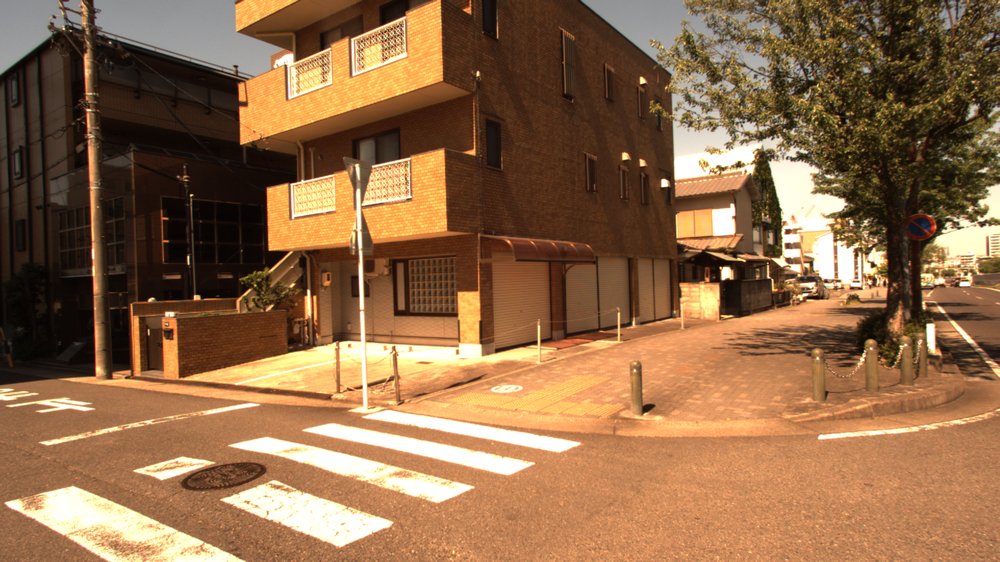
#> input picture vmml/vision_core/src/_retinexpy/data/8972.png, 1000 x 562 px, shrunk from 1920 x 1080 before the run; its folder holds only this picture in this run
$ python run.py
#> lines starting #> are read from the running program, lines starting #| are printed output that depends on the picture
### vmml/vision_core/src/_retinexpy/retinex.py
import numpy as np
import cv2

def singleScaleRetinex(img, sigma):

    retinex = np.log10(img) - np.log10(cv2.GaussianBlur(img, (0, 0), sigma))

    return retinex

def multiScaleRetinex(img, sigma_list):

    retinex = np.zeros_like(img)
    for sigma in sigma_list:
        retinex += singleScaleRetinex(img, sigma)

    retinex = retinex / len(sigma_list)

    return retinex

# [7 lines left out: function colorRestoration, not called in this run]

def simplestColorBalance(img, low_clip, high_clip):
# [14 lines of commented-out code are left out]

    total = img.shape[0] * img.shape[1]
    for i in range(img.shape[2]):
        unique, counts = np.unique(img[:, :, i], return_counts=True)
        current = 0
        for u, c in zip(unique, counts):
            if float(current) / float(total) < low_clip:
                low_val = u
            if float(current) / float(total) < high_clip:
                high_val = u
            current += c

        img[:, :, i] = np.maximum(np.minimum(img[:, :, i], high_val), low_val)
        print("Color Balance: High={}, Low={}".format(high_val, low_val))

    return img

# [49 lines left out: functions MSRCR, automatedMSRCR, not called in this run]

def MSRCP(img, sigma_list, low_clip, high_clip):

    img = np.float64(img) + 1.0

    # Averaging level of each color component (RGB)
    intensity = np.sum(img, axis=2) / img.shape[2]

    retinex = multiScaleRetinex(intensity, sigma_list)

    # Expand values as array
    intensity = np.expand_dims(intensity, 2)
    retinex = np.expand_dims(retinex, 2)

    intensity1 = simplestColorBalance(retinex, low_clip, high_clip)
#     np.save('/tmp/intensity1.npy', intensity1)

    intensity1 = (intensity1 - np.min(intensity1)) / \
                 (np.max(intensity1) - np.min(intensity1)) * \
                 255.0 + 1.0

    img_msrcp = np.zeros_like(img)

    for y in range(img_msrcp.shape[0]):
        for x in range(img_msrcp.shape[1]):
            B = np.max(img[y, x])
            A = np.minimum(256.0 / B, intensity1[y, x, 0] / intensity[y, x, 0])
            img_msrcp[y, x, 0] = A * img[y, x, 0]
            img_msrcp[y, x, 1] = A * img[y, x, 1]
            img_msrcp[y, x, 2] = A * img[y, x, 2]

    img_msrcp = np.uint8(img_msrcp - 1.0)

    return img_msrcp

### vmml/vision_core/src/_retinexpy/run.py
import sys
import os

import cv2
import json

import retinex

data_path = 'data'
img_list = os.listdir(data_path)
if len(img_list) == 0:
    print ('Data directory is empty.')
    exit()

with open('config.json', 'r') as f:
#> (reads vmml/vision_core/src/_retinexpy/config.json from the repository)
    config = json.load(f)

for img_name in img_list:
    if img_name == '.gitkeep':
        continue

    img = cv2.imread(os.path.join(data_path, img_name))
#> img is the input picture: shape (562, 1000, 3); mean B, G, R 72.4, 105.8, 143.3

#     img_msrcr = retinex.MSRCR(
#         img,
#         config['sigma_list'],
#         config['G'],
#         config['b'],
#         config['alpha'],
#         config['beta'],
#         config['low_clip'],
#         config['high_clip']
#     )
#
#     img_amsrcr = retinex.automatedMSRCR(
#         img,
#         config['sigma_list']
#     )

    img_msrcp = retinex.MSRCP(
        img,
        config['sigma_list'],
        config['low_clip'],
        config['high_clip']
    )
#> in MSRCP, `intensity = np.sum(img, axis=2) / img.shape[2]`:
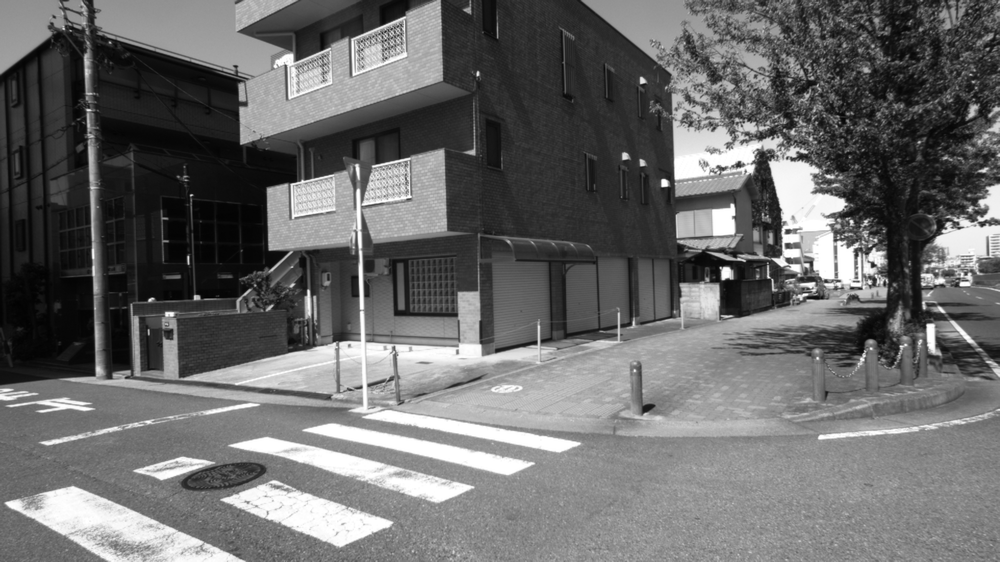
#> intensity: shape (562, 1000) float64; min 2, max 256, mean 108.2; drawn with min black and max white
#> the loop in multiScaleRetinex, `for sigma in sigma_list:` made 3 passes
#> pass 1, in singleScaleRetinex, `retinex = np.log10(img) - np.log10(cv2.GaussianBlur(img, (0, 0), sigma))`:
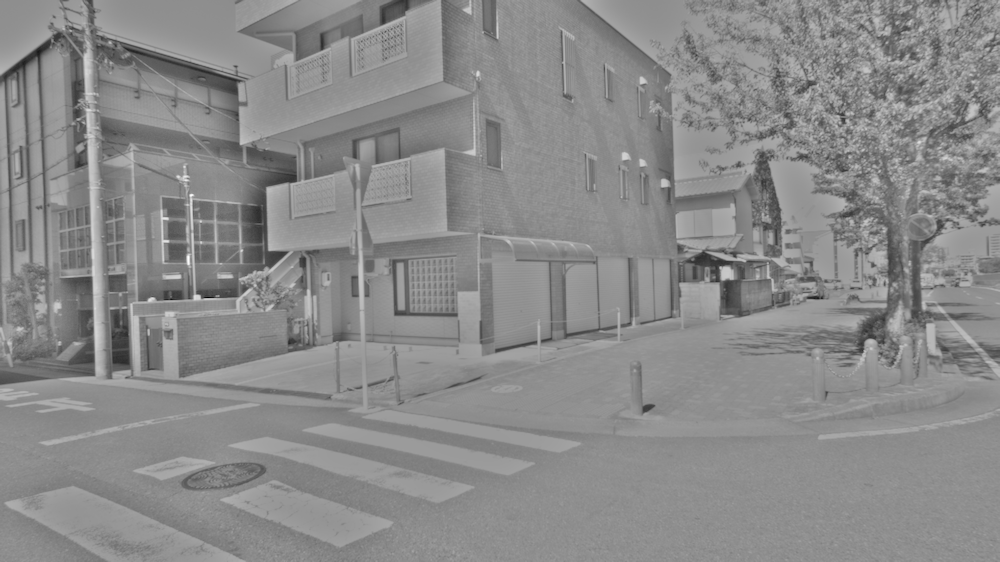
#> retinex: shape (562, 1000) float64; min -1.32, max 1.03, mean -0.0462; drawn with min black and max white
#> pass 2, in singleScaleRetinex (call 2), `retinex = np.log10(img) - np.log10(cv2.GaussianBlur(img, (0, 0), sigma))`:
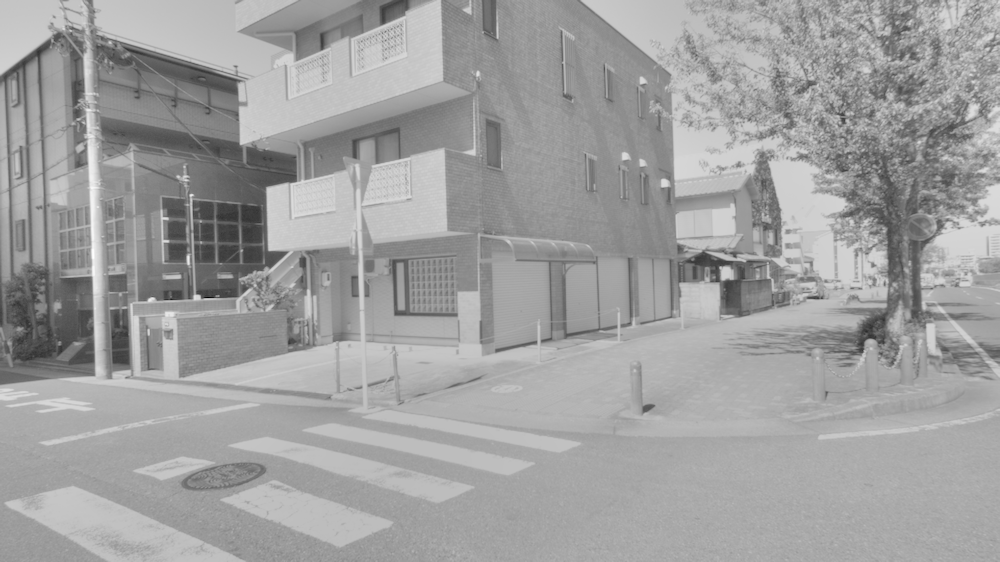
#> retinex: shape (562, 1000) float64; min -1.56, max 0.784, mean -0.0909; drawn with min black and max white
#> pass 2, in multiScaleRetinex, `retinex += singleScaleRetinex(img, sigma)`:
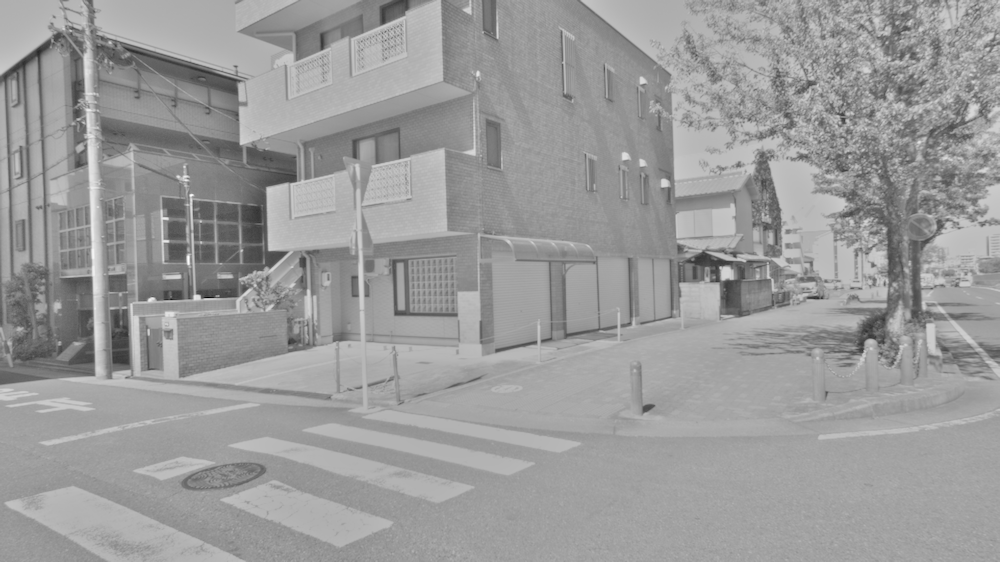
#> retinex: shape (562, 1000) float64; min -2.88, max 1.63, mean -0.137; drawn with min black and max white
#> pass 3, in singleScaleRetinex (call 3), `retinex = np.log10(img) - np.log10(cv2.GaussianBlur(img, (0, 0), sigma))`:
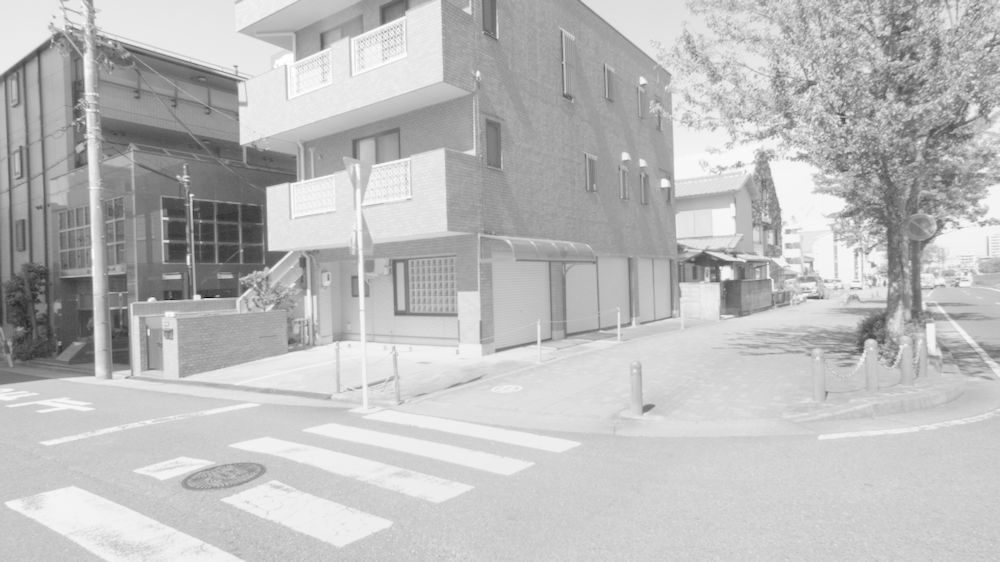
#> retinex: shape (562, 1000) float64; min -1.71, max 0.45, mean -0.112; drawn with min black and max white
#> after the loop in simplestColorBalance, `for i in range(img.shape[2]):`:
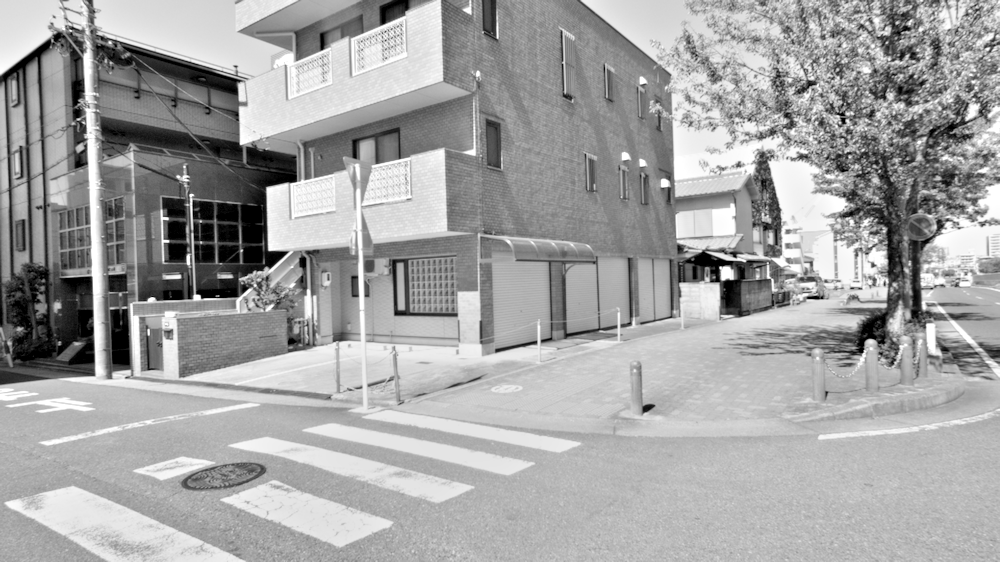
#> img: shape (562, 1000, 1) float64; min -0.798, max 0.315, mean -0.0828; drawn with min black and max white
#> after the loop in MSRCP, `for y in range(img_msrcp.shape[0]):`:
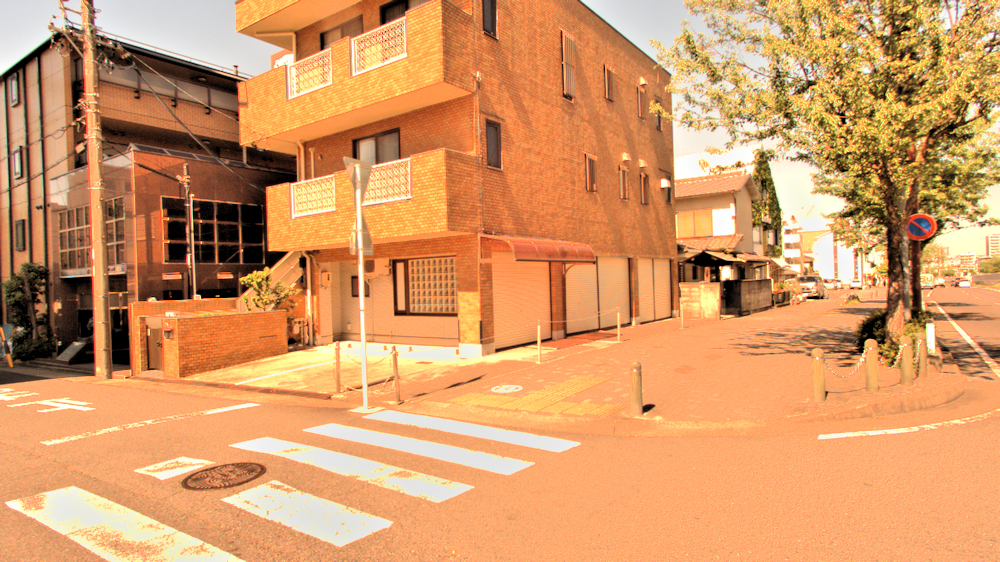
#> img_msrcp: shape (562, 1000, 3) float64; mean of channels 0, 1, 2 103.4, 154.3, 215.1; drawn with min black and max white

#     cv2.imwrite('retinex.png', img_msrcr)
#     cv2.imwrite('auto_retinex.png', img_amsrcr)
    cv2.imwrite('msrcp.png', img_msrcp)

# [6 lines of commented-out code are left out]
